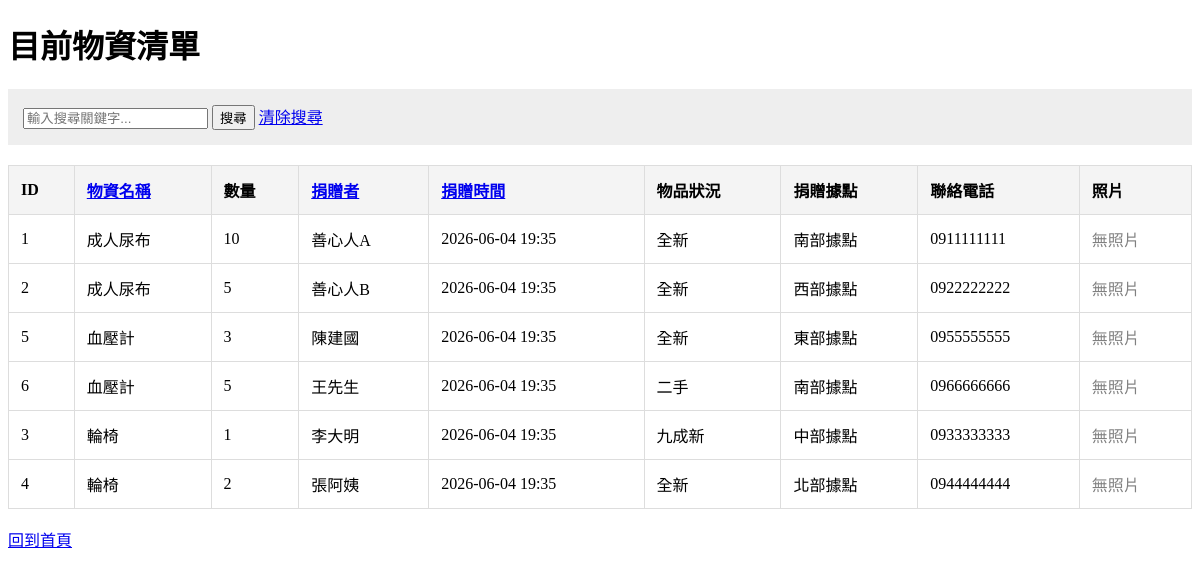
/donations?sort=item&q=, run on an earlier commit of the app's database.
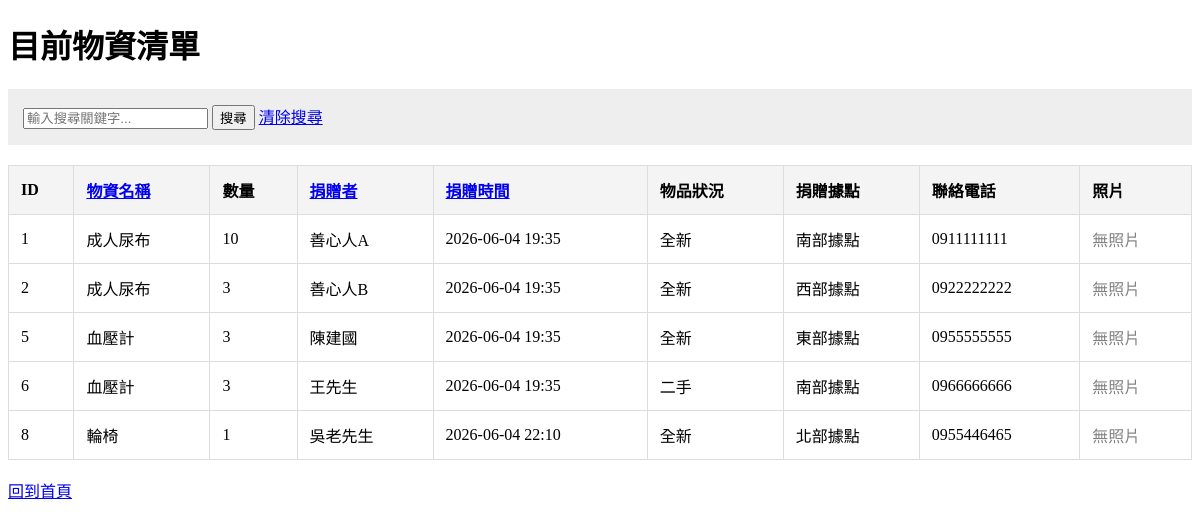
And on a later commit of the database.
### app.py (models this page shows)
class Donation(db.Model):
    id = db.Column(db.Integer, primary_key=True)
    item_name = db.Column(db.String(100), nullable=False)
    quantity = db.Column(db.Integer, nullable=False)
    donor_name = db.Column(db.String(100), nullable=False)
    condition = db.Column(db.String(10), nullable=False)
    address = db.Column(db.String(200), nullable=False)
    phone = db.Column(db.String(20), nullable=False)
    image_filename = db.Column(db.String(200), nullable=True)
    timestamp = db.Column(db.DateTime, default=datetime.now)

### app.py (the view)
@app.route('/donations')
def list_donations():
    search_query = request.args.get('q', '')
    sort_type = request.args.get('sort', 'timestamp')
    query = Donation.query
    if search_query:
        query = query.filter(
            (Donation.donor_name.contains(search_query)) |
            (Donation.item_name.contains(search_query))
            (Donation.address.contains(search_query))
        )
    if sort_type == 'name':
        items = query.order_by(Donation.donor_name).all()
    elif sort_type == 'item':
        items = query.order_by(Donation.item_name).all()
    else:
        items = query.order_by(Donation.timestamp.desc()).all()
    return render_template('donations.html', items=items, query=search_query, sort=sort_type)

### templates/donations.html (shortened to what this page needs)
<!DOCTYPE html>
<html lang="zh-TW">
<head>
</head>
<body>
    <h1>目前物資清單</h1>
    <div class="search-area">
        <form action="/donations" method="GET">
            <input type="text" name="q" placeholder="輸入搜尋關鍵字..." value="{{ query }}">
            <button type="submit">搜尋</button>
            <a href="/donations">清除搜尋</a>
        </form>
    </div>
    <table>
        <tr>
            <th>ID</th>
            <th><a href="/donations?sort=item&q={{ query }}">物資名稱</a></th>
            <th>數量</th>
            <th><a href="/donations?sort=name&q={{ query }}">捐贈者</a></th>
            <th><a href="/donations?sort=timestamp&q={{ query }}">捐贈時間</a></th>
            <th>物品狀況</th>
            <th>捐贈據點</th>
            <th>聯絡電話</th>
            <th>照片</th>
        </tr>
        {% for item in items %}
        <tr>
            <td>{{ item.id }}</td>
            <td>{{ item.item_name }}</td>
            <td>{{ item.quantity }}</td>
            <td>{{ item.donor_name }}</td>
            <td>{{ item.timestamp.strftime('%Y-%m-%d %H:%M') }}</td>
            <td>{{ item.condition }}</td>
            <td>{{ item.address }}</td>
            <td>{{ item.phone }}</td>
            <td>
                {% if item.image_filename %}
                    <img src="{{ url_for('static', filename='uploads/' + item.image_filename) }}" alt="物資照片" style="max-width: 100px; max-height: 100px;">
                {% else %}
                    <span style="color: gray;">無照片</span>
                {% endif %}
            </td>
        </tr>
        {% else %}
        <tr>
            <td colspan="9" style="text-align:center;">目前沒有找到符合的物資紀錄</td>
        </tr>
        {% endfor %}
    </table>
    <br>
    <a href="/">回到首頁</a>
</body>
</html>

What changed in the data, as far as the page shows it:
removed Donation: id "3", item_name "輪椅", quantity "1", donor_name "李大明", timestamp "2026-06-04 19:35", condition "九成新", address "中部據點", phone "0933333333", shows "無照片"
removed Donation: id "4", item_name "輪椅", quantity "2", donor_name "張阿姨", timestamp "2026-06-04 19:35", condition "全新", address "北部據點", phone "0944444444", shows "無照片"
changed Donation "善心人B": quantity "5" → "3"
changed Donation "王先生": quantity "5" → "3"
added Donation: id "8", item_name "輪椅", quantity "1", donor_name "吳老先生", timestamp "2026-06-04 22:10", condition "全新", address "北部據點", phone "0955446465", shows "無照片"
